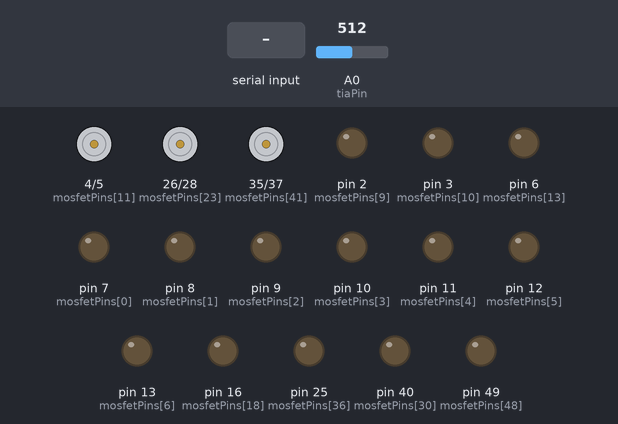
Bench run of a sketch on a simulated Arduino Mega 2560, built with avr-gcc and run on an emulated ATmega2560. Shown: motor-driver pin pairs drawn as motors (green arrow = first pin HIGH = forward, orange = second pin HIGH = backward, longer = more drive), output pins drawn as LEDs (lit = HIGH). The inputs (shaded band) are chosen by the test bench; at power-on: A0 (tiaPin) = 512. What the sketch prints to the serial monitor is not drawn.

Above: at 1.2 s.
1.3 s: "start\n" received over Serial
Timing chart, 0 to 5.3 s (numbered marks = the images above; inputs shaded):
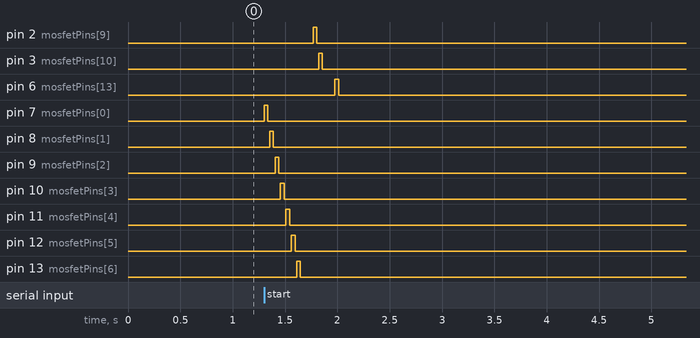

Measured:
- after the input at 1.3 s, pin 2 (mosfetPins[9]): LOW → HIGH after 0.47 s, → LOW 0.03 s later; pin 3 (mosfetPins[10]): LOW → HIGH after 0.52 s, → LOW 0.03 s later

The sketch:

gesture_array.ino
```cpp
// Transcribed from Adeli and Zhang, Hand Gesture Recognition, 12 June 2025, pp. 6–7.
const int numRows = 7;
const int numCols = 7;
const int numPhotodiodes = numRows * numCols;
const int mosfetPins[numPhotodiodes] = {
  7, 8, 9, 10, 11, 12, 13,
  50, 51, 2, 3, 4, 5, 6,
  20, 19, 18, 17, 16, 15, 14,
  22, 24, 26, 28, 30, 32, 34,
  36, 38, 40, 42, 44, 46, 48,
  23, 25, 27, 29, 31, 33, 35,
  37, 39, 41, 43, 45, 47, 49
};
unsigned long timestamp = millis();
const int tiaPin = A0;
float pixelData[numRows][numCols];

void setup() {
  Serial.begin(115200);
  while (!Serial);
  Serial.println("Ready to receive");
  for (int i = 0; i < numPhotodiodes; i++) {
    pinMode(mosfetPins[i], OUTPUT);
    digitalWrite(mosfetPins[i], LOW);
  }
}

void loop() {
  if (Serial.available()) {
    String command = Serial.readStringUntil('\n');
    command.trim();
    if (command == "start") {
      Serial.println("Start command received!");
      for (int row = 0; row < numRows; row++) {
        for (int col = 0; col < numCols; col++) {
          int index = row * numCols + col;
          long sum = 0;
          digitalWrite(mosfetPins[index], HIGH);
          delay(17);
          for (int i = 0; i < 166; i++) {
            sum += analogRead(tiaPin);
          }
          float average = sum / 166.0;
          pixelData[row][col] = average * 5.0 / 1023.0;
          digitalWrite(mosfetPins[index], LOW);
          delay(17);
        }
      }
      for (int row = 0; row < numRows; row++) {
        for (int col = 0; col < numCols; col++) {
          Serial.print(pixelData[row][col]);
          if (!(row == numRows - 1 && col == numCols - 1)) {
            Serial.print(',');
          }
        }
      }
      Serial.println();
    }
  }
}
```
